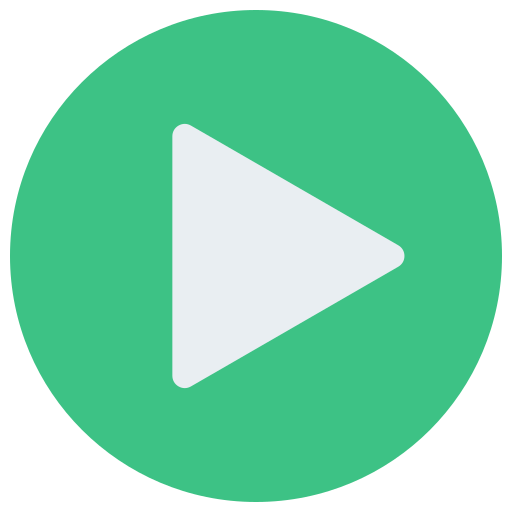
#> input picture assets/start.png, 512 x 512 px
$ python main.py
#> lines starting #> are read from the running program, lines starting #| are printed output that depends on the picture
"""

    Requires pillow library

"""
import os.path
import time
import tkinter as tk
from tkinter import filedialog as fd
from tkinter import messagebox as mb
from tkinter import colorchooser as cch
import sys
from PIL import Image, ImageTk, ImageDraw
import webbrowser as wb
import re
from utilities import *
from code import command, interpret
from constants import *
import json
WIDTH_HEIGHT = 32

font = "Andale Mono"

w = tk.Tk()
w.geometry("1240x840")
w.resizable(False, False)
w.title("Squares.io                      |                      By Anvar")

image = ImageTuple(ImageTk.PhotoImage(Image.open("assets/start.png").resize((160, 160))),
                   ImageTk.PhotoImage(Image.open("assets/brush.png").resize((140, 140))),
                   ImageTk.PhotoImage(Image.open("assets/switch-on.png").resize((80, 80))),
                   ImageTk.PhotoImage(Image.open("assets/switch-off.png").resize((80, 80))),
                   ImageTk.PhotoImage(Image.open("assets/left-arrow.png").resize((80, 80))),
                   ImageTk.PhotoImage(Image.open("assets/logo.png")),
                   ImageTk.PhotoImage(Image.open("assets/pencil.png").resize((64, 64))),
                   ImageTk.PhotoImage(Image.open("assets/paint-bucket.png").resize((64, 64))),
                   ImageTk.PhotoImage(Image.open("assets/square_rounded.png").resize((64, 64))),
                   ImageTk.PhotoImage(Image.open("assets/return.png").resize((50, 50))),
                   ImageTk.PhotoImage(Image.open("assets/image.png").resize((64, 64))))
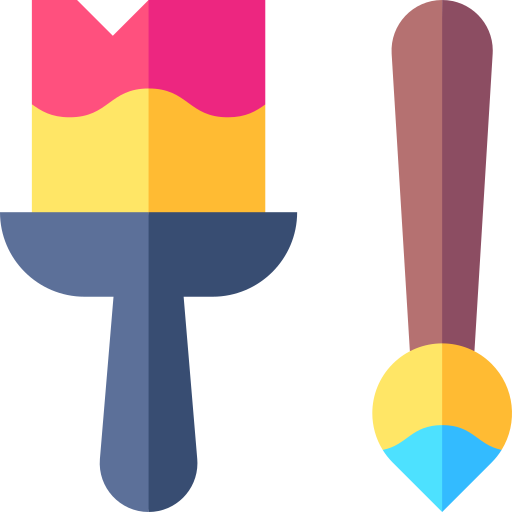
#> input picture assets/brush.png, 512 x 512 px
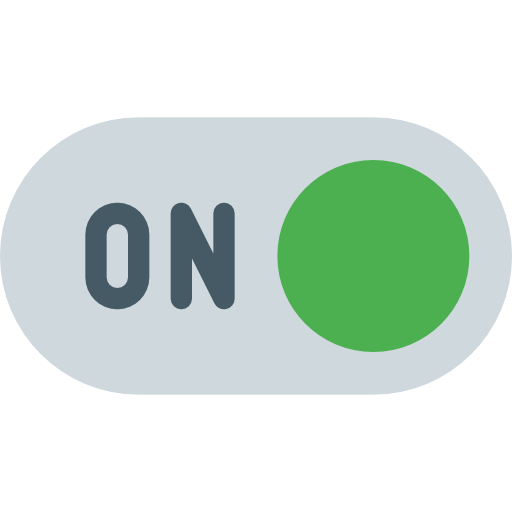
#> input picture assets/switch-on.png, 512 x 512 px
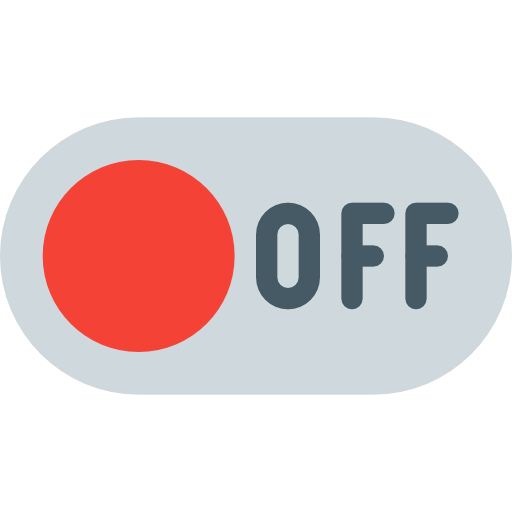
#> input picture assets/switch-off.png, 512 x 512 px
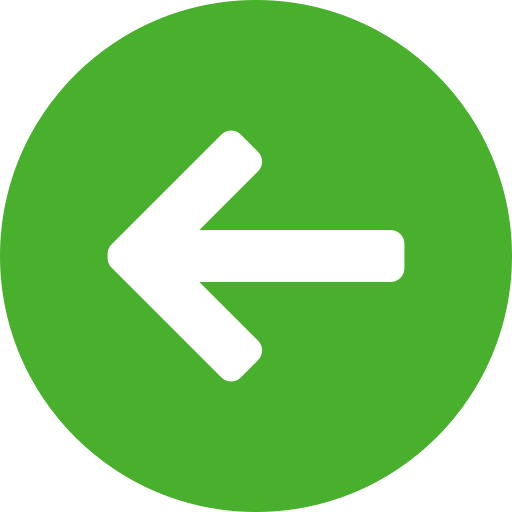
#> input picture assets/left-arrow.png, 512 x 512 px
#> (the run stopped early here; a loop or call above may not have finished)
